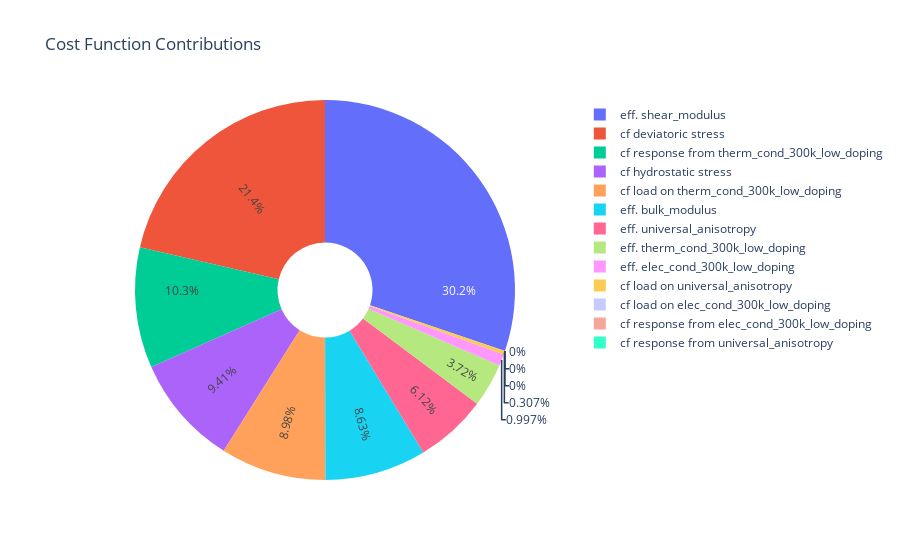

The cell this chart's notebook holds for it:
### Code cell
# Plot the contributions to the cost function for the best performer
visualizer.plot_cost_func_contribs()

### Figure 1 — Plotly figure (JSON) as saved in the notebook; plotly's stock layout.template omitted (floating-point values rounded to 4 significant figures)
{"data": [{"hole": 0.25, "insidetextorientation": "radial", "labels": ["eff. elec_cond_300k_low_doping", "eff. therm_cond_300k_low_doping", "eff. bulk_modulus", "eff. shear_modulus", "eff. universal_anisotropy", "cf load on elec_cond_300k_low_doping", "cf response from elec_cond_300k_low_doping", "cf load on therm_cond_300k_low_doping", "cf response from therm_cond_300k_low_doping", "cf hydrostatic stress", "cf deviatoric stress", "cf load on universal_anisotropy", "cf response from universal_anisotropy"], "textinfo": "percent", "type": "pie", "values": [0.006913, 0.02578, 0.0598, 0.2093, 0.04245, 0, 0, 0.06228, 0.07115, 0.06522, 0.1482, 0.002128, 0, 0.06186, 0.08377, 0.09025, 0.1304, 0.1521, 0.08247, 0, 0.06838, 0, 0, 0, 0, 0.3028, 0.299, 0.03566, 0.05771]}], "layout": {"showlegend": true, "title": {"text": "Cost Function Contributions"}}}
